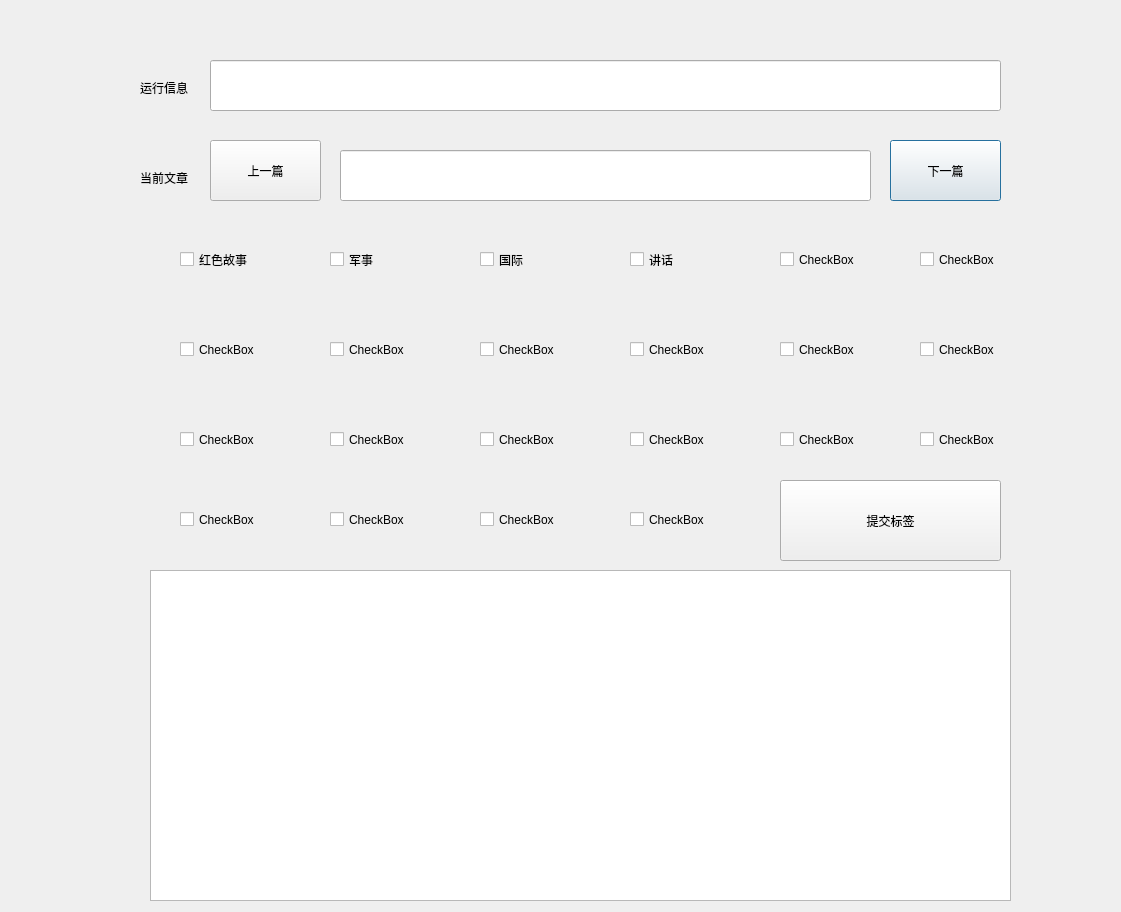
<?xml version="1.0" encoding="UTF-8"?>
<ui version="4.0">
 <class>Dialog</class>
 <widget class="QDialog" name="Dialog">
  <property name="geometry">
   <rect>
    <x>0</x>
    <y>0</y>
    <width>1121</width>
    <height>912</height>
   </rect>
  </property>
  <property name="windowTitle">
   <string>标签黏贴界面</string>
  </property>
  <widget class="QLabel" name="label">
   <property name="geometry">
    <rect>
     <x>140</x>
     <y>80</y>
     <width>72</width>
     <height>15</height>
    </rect>
   </property>
   <property name="text">
    <string>运行信息</string>
   </property>
  </widget>
  <widget class="QLineEdit" name="lineEdit">
   <property name="geometry">
    <rect>
     <x>210</x>
     <y>60</y>
     <width>791</width>
     <height>51</height>
    </rect>
   </property>
  </widget>
  <widget class="QLabel" name="label_2">
   <property name="geometry">
    <rect>
     <x>140</x>
     <y>170</y>
     <width>72</width>
     <height>15</height>
    </rect>
   </property>
   <property name="text">
    <string>当前文章</string>
   </property>
  </widget>
  <widget class="QLineEdit" name="lineEdit_2">
   <property name="geometry">
    <rect>
     <x>340</x>
     <y>150</y>
     <width>531</width>
     <height>51</height>
    </rect>
   </property>
  </widget>
  <widget class="QCheckBox" name="checkBox">
   <property name="geometry">
    <rect>
     <x>180</x>
     <y>250</y>
     <width>91</width>
     <height>19</height>
    </rect>
   </property>
   <property name="text">
    <string>红色故事</string>
   </property>
  </widget>
  <widget class="QCheckBox" name="checkBox_2">
   <property name="geometry">
    <rect>
     <x>330</x>
     <y>250</y>
     <width>91</width>
     <height>19</height>
    </rect>
   </property>
   <property name="text">
    <string>军事</string>
   </property>
  </widget>
  <widget class="QCheckBox" name="checkBox_3">
   <property name="geometry">
    <rect>
     <x>480</x>
     <y>250</y>
     <width>91</width>
     <height>19</height>
    </rect>
   </property>
   <property name="text">
    <string>国际</string>
   </property>
  </widget>
  <widget class="QCheckBox" name="checkBox_4">
   <property name="geometry">
    <rect>
     <x>630</x>
     <y>250</y>
     <width>91</width>
     <height>19</height>
    </rect>
   </property>
   <property name="text">
    <string>讲话</string>
   </property>
  </widget>
  <widget class="QCheckBox" name="checkBox_5">
   <property name="geometry">
    <rect>
     <x>780</x>
     <y>250</y>
     <width>91</width>
     <height>19</height>
    </rect>
   </property>
   <property name="text">
    <string>CheckBox</string>
   </property>
  </widget>
  <widget class="QCheckBox" name="checkBox_6">
   <property name="geometry">
    <rect>
     <x>920</x>
     <y>250</y>
     <width>91</width>
     <height>19</height>
    </rect>
   </property>
   <property name="text">
    <string>CheckBox</string>
   </property>
  </widget>
  <widget class="QCheckBox" name="checkBox_7">
   <property name="geometry">
    <rect>
     <x>630</x>
     <y>340</y>
     <width>91</width>
     <height>19</height>
    </rect>
   </property>
   <property name="text">
    <string>CheckBox</string>
   </property>
  </widget>
  <widget class="QCheckBox" name="checkBox_8">
   <property name="geometry">
    <rect>
     <x>180</x>
     <y>340</y>
     <width>91</width>
     <height>19</height>
    </rect>
   </property>
   <property name="text">
    <string>CheckBox</string>
   </property>
  </widget>
  <widget class="QCheckBox" name="checkBox_9">
   <property name="geometry">
    <rect>
     <x>920</x>
     <y>340</y>
     <width>91</width>
     <height>19</height>
    </rect>
   </property>
   <property name="text">
    <string>CheckBox</string>
   </property>
  </widget>
  <widget class="QCheckBox" name="checkBox_10">
   <property name="geometry">
    <rect>
     <x>780</x>
     <y>340</y>
     <width>91</width>
     <height>19</height>
    </rect>
   </property>
   <property name="text">
    <string>CheckBox</string>
   </property>
  </widget>
  <widget class="QCheckBox" name="checkBox_11">
   <property name="geometry">
    <rect>
     <x>330</x>
     <y>340</y>
     <width>91</width>
     <height>19</height>
    </rect>
   </property>
   <property name="text">
    <string>CheckBox</string>
   </property>
  </widget>
  <widget class="QCheckBox" name="checkBox_12">
   <property name="geometry">
    <rect>
     <x>480</x>
     <y>340</y>
     <width>91</width>
     <height>19</height>
    </rect>
   </property>
   <property name="text">
    <string>CheckBox</string>
   </property>
  </widget>
  <widget class="QCheckBox" name="checkBox_13">
   <property name="geometry">
    <rect>
     <x>630</x>
     <y>430</y>
     <width>91</width>
     <height>19</height>
    </rect>
   </property>
   <property name="text">
    <string>CheckBox</string>
   </property>
  </widget>
  <widget class="QCheckBox" name="checkBox_14">
   <property name="geometry">
    <rect>
     <x>180</x>
     <y>430</y>
     <width>91</width>
     <height>19</height>
    </rect>
   </property>
   <property name="text">
    <string>CheckBox</string>
   </property>
  </widget>
  <widget class="QCheckBox" name="checkBox_15">
   <property name="geometry">
    <rect>
     <x>920</x>
     <y>430</y>
     <width>91</width>
     <height>19</height>
    </rect>
   </property>
   <property name="text">
    <string>CheckBox</string>
   </property>
  </widget>
  <widget class="QCheckBox" name="checkBox_16">
   <property name="geometry">
    <rect>
     <x>780</x>
     <y>430</y>
     <width>91</width>
     <height>19</height>
    </rect>
   </property>
   <property name="text">
    <string>CheckBox</string>
   </property>
  </widget>
  <widget class="QCheckBox" name="checkBox_17">
   <property name="geometry">
    <rect>
     <x>330</x>
     <y>430</y>
     <width>91</width>
     <height>19</height>
    </rect>
   </property>
   <property name="text">
    <string>CheckBox</string>
   </property>
  </widget>
  <widget class="QCheckBox" name="checkBox_18">
   <property name="geometry">
    <rect>
     <x>480</x>
     <y>430</y>
     <width>91</width>
     <height>19</height>
    </rect>
   </property>
   <property name="text">
    <string>CheckBox</string>
   </property>
  </widget>
  <widget class="QPushButton" name="pushButton">
   <property name="geometry">
    <rect>
     <x>890</x>
     <y>140</y>
     <width>111</width>
     <height>61</height>
    </rect>
   </property>
   <property name="text">
    <string>下一篇</string>
   </property>
  </widget>
  <widget class="QPushButton" name="pushButton_2">
   <property name="geometry">
    <rect>
     <x>780</x>
     <y>480</y>
     <width>221</width>
     <height>81</height>
    </rect>
   </property>
   <property name="text">
    <string>提交标签</string>
   </property>
  </widget>
  <widget class="QCheckBox" name="checkBox_19">
   <property name="geometry">
    <rect>
     <x>180</x>
     <y>510</y>
     <width>91</width>
     <height>19</height>
    </rect>
   </property>
   <property name="text">
    <string>CheckBox</string>
   </property>
  </widget>
  <widget class="QCheckBox" name="checkBox_20">
   <property name="geometry">
    <rect>
     <x>330</x>
     <y>510</y>
     <width>91</width>
     <height>19</height>
    </rect>
   </property>
   <property name="text">
    <string>CheckBox</string>
   </property>
  </widget>
  <widget class="QCheckBox" name="checkBox_21">
   <property name="geometry">
    <rect>
     <x>480</x>
     <y>510</y>
     <width>91</width>
     <height>19</height>
    </rect>
   </property>
   <property name="text">
    <string>CheckBox</string>
   </property>
  </widget>
  <widget class="QCheckBox" name="checkBox_22">
   <property name="geometry">
    <rect>
     <x>630</x>
     <y>510</y>
     <width>91</width>
     <height>19</height>
    </rect>
   </property>
   <property name="text">
    <string>CheckBox</string>
   </property>
  </widget>
  <widget class="QTableView" name="tableView">
   <property name="geometry">
    <rect>
     <x>150</x>
     <y>570</y>
     <width>861</width>
     <height>331</height>
    </rect>
   </property>
  </widget>
  <widget class="QPushButton" name="pushButton_3">
   <property name="geometry">
    <rect>
     <x>210</x>
     <y>140</y>
     <width>111</width>
     <height>61</height>
    </rect>
   </property>
   <property name="text">
    <string>上一篇</string>
   </property>
  </widget>
 </widget>
 <resources/>
 <connections/>
</ui>
